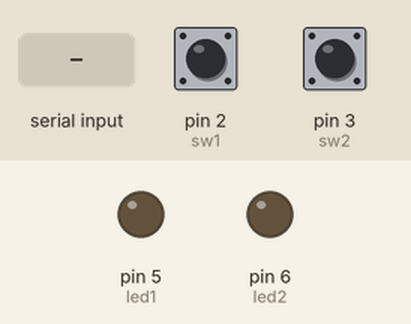
This sketch was run on a simulated Arduino Mega 2560, built with avr-gcc and run on an emulated ATmega2560. Parts: output pins drawn as LEDs (lit = HIGH). The inputs (shaded band) are chosen by the test bench; at power-on: pin 2 (sw1) HIGH, pin 3 (sw2) HIGH.

Above: at 1.2 s.
1.3 s: "1" received over the second serial link
At 2.1 s:
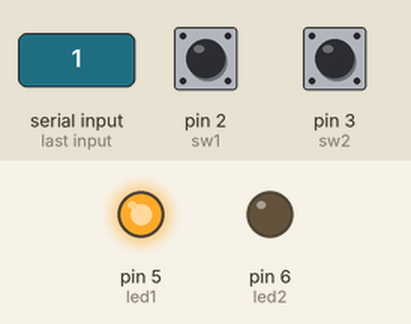
2.8 s: "2" received over the second serial link
At 3.3 s:
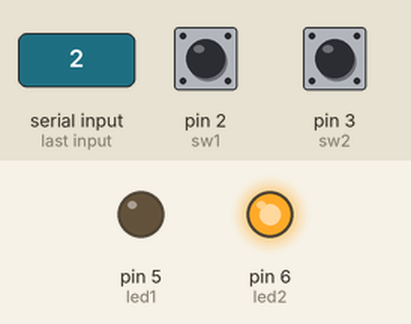
4.3 s: "0" received over the second serial link
At 5.6 s:
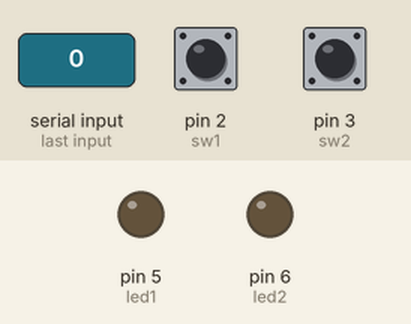
Timing chart, 0 to 7.3 s (numbered marks = the images above; inputs shaded):
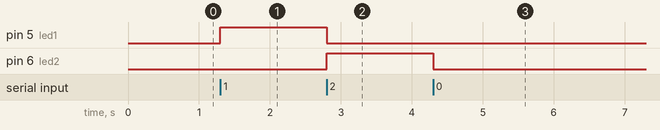

Measured:
- after the input at 1.3 s, pin 5 (led1): LOW → HIGH at once
- after the input at 2.8 s, pin 5 (led1): HIGH → LOW at once; pin 6 (led2): LOW → HIGH at once
- after the input at 4.3 s, pin 6 (led2): HIGH → LOW at once

The sketch:

fe_hw3.pde.ino
```cpp
const int sw1 = 2;
const int sw2 = 3;

const int led1 = 5;
const int led2 = 6;
unsigned char inByte;
unsigned char outByte;

void setup() {
  pinMode(led1,OUTPUT);
  pinMode(led2, OUTPUT);

  pinMode(sw1,INPUT);
  pinMode(sw2,INPUT);
  Serial1.begin(9600);
  while (!Serial1) {
  }

}

void loop() {
  // put your main code here, to run repeatedly:
   if (Serial1.available() >0) {
     inByte=Serial1.read();
     if((inByte & 0x01)  >0 ) {
      digitalWrite(led1,HIGH);
     } else {
      digitalWrite(led1,LOW);
     }
     if(  (inByte & 0x02)  >0 ) {
      digitalWrite(led2,HIGH);
     } else {
      digitalWrite(led2,LOW);
     }
   }
   outByte = 0xa0;
   outByte |= digitalRead(sw1);
   outByte |= digitalRead(sw2) << 1;
   Serial1.write(outByte);
}
```
